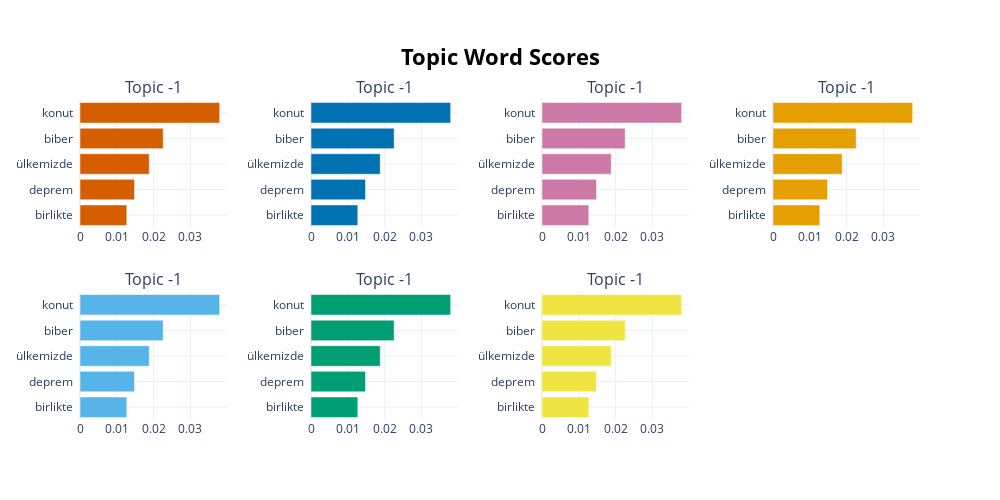

Here is the notebook cell this chart was saved with:
### Code cell
model.visualize_barchart(topics, probs)

### Figure 1 — Plotly figure (JSON) as saved in the notebook; plotly's stock layout.template omitted (floating-point values rounded to 4 significant figures)
{"data": [{"marker": {"color": "#D55E00"}, "orientation": "h", "type": "bar", "x": [0.01271, 0.01481, 0.0188, 0.02258, 0.03793], "xaxis": "x", "y": ["birlikte  ", "deprem  ", "ülkemizde  ", "biber  ", "konut  "], "yaxis": "y"}, {"marker": {"color": "#0072B2"}, "orientation": "h", "type": "bar", "x": [0.01271, 0.01481, 0.0188, 0.02258, 0.03793], "xaxis": "x2", "y": ["birlikte  ", "deprem  ", "ülkemizde  ", "biber  ", "konut  "], "yaxis": "y2"}, {"marker": {"color": "#CC79A7"}, "orientation": "h", "type": "bar", "x": [0.01271, 0.01481, 0.0188, 0.02258, 0.03793], "xaxis": "x3", "y": ["birlikte  ", "deprem  ", "ülkemizde  ", "biber  ", "konut  "], "yaxis": "y3"}, {"marker": {"color": "#E69F00"}, "orientation": "h", "type": "bar", "x": [0.01271, 0.01481, 0.0188, 0.02258, 0.03793], "xaxis": "x4", "y": ["birlikte  ", "deprem  ", "ülkemizde  ", "biber  ", "konut  "], "yaxis": "y4"}, {"marker": {"color": "#56B4E9"}, "orientation": "h", "type": "bar", "x": [0.01271, 0.01481, 0.0188, 0.02258, 0.03793], "xaxis": "x5", "y": ["birlikte  ", "deprem  ", "ülkemizde  ", "biber  ", "konut  "], "yaxis": "y5"}, {"marker": {"color": "#009E73"}, "orientation": "h", "type": "bar", "x": [0.01271, 0.01481, 0.0188, 0.02258, 0.03793], "xaxis": "x6", "y": ["birlikte  ", "deprem  ", "ülkemizde  ", "biber  ", "konut  "], "yaxis": "y6"}, {"marker": {"color": "#F0E442"}, "orientation": "h", "type": "bar", "x": [0.01271, 0.01481, 0.0188, 0.02258, 0.03793], "xaxis": "x7", "y": ["birlikte  ", "deprem  ", "ülkemizde  ", "biber  ", "konut  "], "yaxis": "y7"}], "layout": {"annotations": [{"font": {"size": 16}, "showarrow": false, "text": "Topic -1", "x": 0.0875, "xanchor": "center", "xref": "paper", "y": 1, "yanchor": "bottom", "yref": "paper"}, {"font": {"size": 16}, "showarrow": false, "text": "Topic -1", "x": 0.3625, "xanchor": "center", "xref": "paper", "y": 1, "yanchor": "bottom", "yref": "paper"}, {"font": {"size": 16}, "showarrow": false, "text": "Topic -1", "x": 0.6375, "xanchor": "center", "xref": "paper", "y": 1, "yanchor": "bottom", "yref": "paper"}, {"font": {"size": 16}, "showarrow": false, "text": "Topic -1", "x": 0.9125, "xanchor": "center", "xref": "paper", "y": 1, "yanchor": "bottom", "yref": "paper"}, {"font": {"size": 16}, "showarrow": false, "text": "Topic -1", "x": 0.0875, "xanchor": "center", "xref": "paper", "y": 0.4, "yanchor": "bottom", "yref": "paper"}, {"font": {"size": 16}, "showarrow": false, "text": "Topic -1", "x": 0.3625, "xanchor": "center", "xref": "paper", "y": 0.4, "yanchor": "bottom", "yref": "paper"}, {"font": {"size": 16}, "showarrow": false, "text": "Topic -1", "x": 0.6375, "xanchor": "center", "xref": "paper", "y": 0.4, "yanchor": "bottom", "yref": "paper"}], "height": 500, "hoverlabel": {"bgcolor": "white", "font": {"family": "Rockwell", "size": 16}}, "showlegend": false, "title": {"font": {"color": "Black", "size": 22}, "text": "<b>Topic Word Scores", "x": 0.5, "xanchor": "center", "yanchor": "top"}, "width": 1000, "xaxis": {"anchor": "y", "domain": [0, 0.175], "showgrid": true}, "xaxis2": {"anchor": "y2", "domain": [0.275, 0.45], "showgrid": true}, "xaxis3": {"anchor": "y3", "domain": [0.55, 0.725], "showgrid": true}, "xaxis4": {"anchor": "y4", "domain": [0.825, 1], "showgrid": true}, "xaxis5": {"anchor": "y5", "domain": [0, 0.175], "showgrid": true}, "xaxis6": {"anchor": "y6", "domain": [0.275, 0.45], "showgrid": true}, "xaxis7": {"anchor": "y7", "domain": [0.55, 0.725], "showgrid": true}, "xaxis8": {"anchor": "y8", "domain": [0.825, 1], "showgrid": true}, "yaxis": {"anchor": "x", "domain": [0.6, 1], "showgrid": true}, "yaxis2": {"anchor": "x2", "domain": [0.6, 1], "showgrid": true}, "yaxis3": {"anchor": "x3", "domain": [0.6, 1], "showgrid": true}, "yaxis4": {"anchor": "x4", "domain": [0.6, 1], "showgrid": true}, "yaxis5": {"anchor": "x5", "domain": [0, 0.4], "showgrid": true}, "yaxis6": {"anchor": "x6", "domain": [0, 0.4], "showgrid": true}, "yaxis7": {"anchor": "x7", "domain": [0, 0.4], "showgrid": true}, "yaxis8": {"anchor": "x8", "domain": [0, 0.4], "showgrid": true}}}
